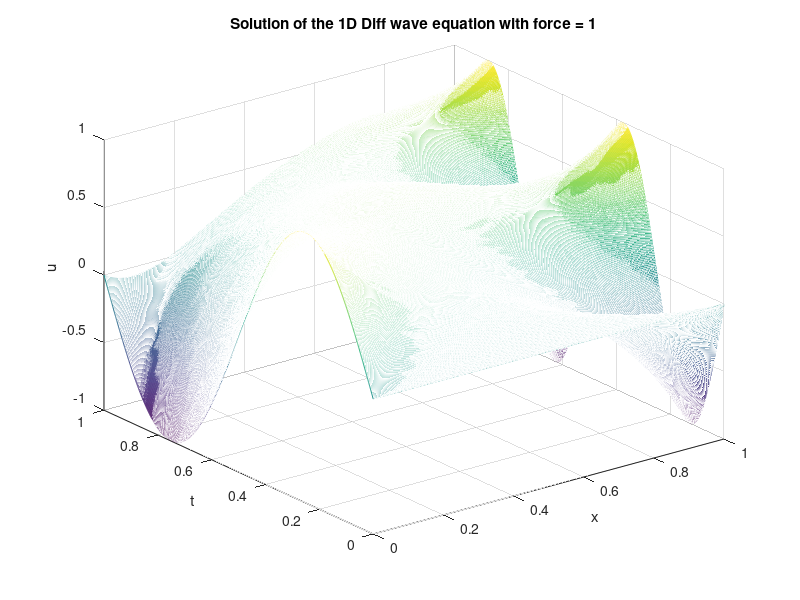
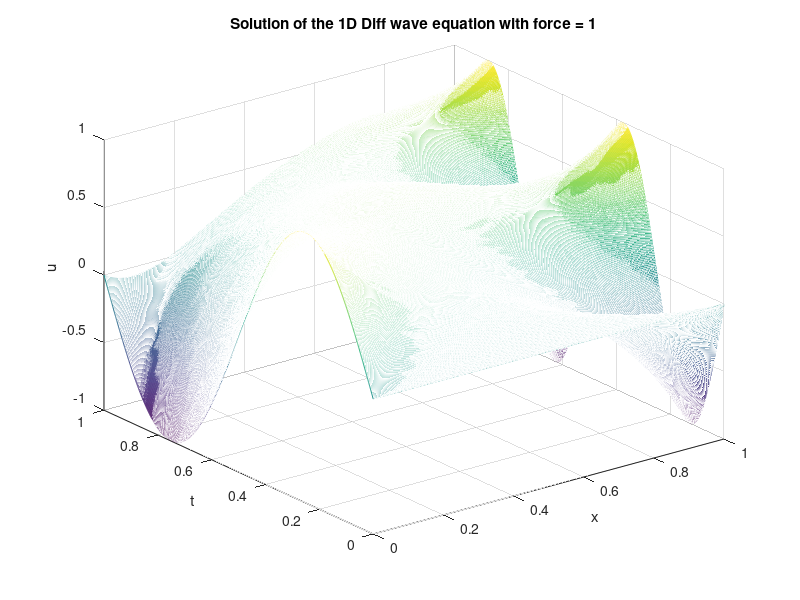
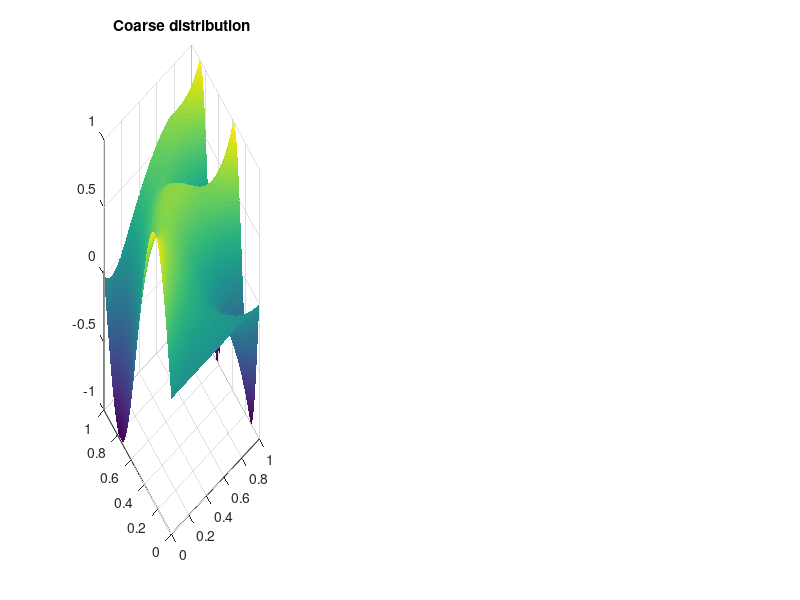

The MATLAB source for these figures, in order: (Note: this script raises an error after producing the figures.)
clear; close all; clc;

%% Global parameters
E = 1;
S = 1;
if_force = 1;
alpha = 5;

%% Grid definition

L = 1.0; % length of the domain
T = 1.0; % final time
nx = 1000; % number of grid points
nt = 1000; % number of time steps

lx0 = 0.0; % left boundary
lt0 = 0.0; % initial time
xf  = linspace(0,T,nx);    % fine discretisation
xc  = linspace(0,T,nx/10); % coarse discretisation
tf  = linspace(0,T,nt);     % fine discretisation
tc  = linspace(0,T,nt/10);

dx = L/(nx-1); % grid spacing
dt = T/(nt-1); % time step

Ix = sparse(nx, nx);
It = sparse(nt, nt);

%%%%%%%%%%%%%%%%%%%%%%%%%%%%%%%%%%%%%%%%%%%%%%%%%%%%%%%%%%%%%%
%% Time steps
lx = lx0:dx:L; % grid points
lt = lt0:dt:T; % time points

%% Matrix initialization
f = sparse(nx, nt); % force matrix 
K = sparse(nx, nx); % stiffness matrix
u = sparse(nx, nt); % solution matrix

%% discrete initial condition
ud0d = sin(2*pi*lt)/T; % initial condition
udLd = -sin(4*pi*lt)/T; % boundary condition

%% discrete force
if if_force==1
    %f = (1e3 * (sin(3*pi*lt)/T)' * (sin(5*pi*lx)/L))';
    [mesh_x_f,mesh_t_f] = meshgrid(tf,xf);
    [mesh_x_g,mesh_t_g] = meshgrid(tc,xc);
    fg = 10*rand(nt/10,nx/10);
    f = interp2(mesh_x_g,mesh_t_g,fg,mesh_x_f,mesh_t_f,'spline');
end
%%%%%%%%%%%%%%%%%%%%%%%%%%%%%%%%%%%%%%%%%%%%%%%%%%%%%%%%%%%%%%

%% Constructing the Identities for Assembly

mx = dx/6*[2 1; 1 2];
mt = dt/6*[2 1; 1 2];

for i = 1:nx-1
    Ix(i:i+1, i:i+1) = Ix(i:i+1, i:i+1) + mx;
end
for i = 1:nt-1
    It(i:i+1, i:i+1) = It(i:i+1, i:i+1) + mt;
end

%%%%%%%%%%%%%%%%%%%%%%%%%%%%%%%%%%%%%%%%%%%%%%%%%%%%%%%%%%%%%%
%% Assembly of F, K and P

M = alpha*Ix;

F = Ix * f;
ke = 1/dx*[1 -1; -1 1];

for i = 1:nx-1
    K(i:i+1, i:i+1) = K(i:i+1, i:i+1) + ke;
end

P = K + M/dt;
%%%%%%%%%%%%%%%%%%%%%%%%%%%%%%%%%%%%%%%%%%%%%%%%%%%%%%%%%%%%%%
%% Refactoring the solution matrix
u(1, :) = ud0d;
u(end, :) = udLd;
dof_b = [1, nx];
dof_u = setdiff(1:nx, dof_b);
Puu = P(dof_u, dof_u);
Pub = P(dof_u, dof_b);
Pbu = P(dof_b, dof_u);
Pbb = P(dof_b, dof_b);
Muu = M(dof_u, dof_u);


Fu = F(dof_u, :);
for i=2:nt
    u(dof_u, i) = Puu\(Fu(:, i) + Muu *u(dof_u, i-1)/dt - Pub*u(dof_b, i));
end


figure
[lx_mesh, lt_mesh] = meshgrid(lx, lt);
mesh(lx_mesh, lt_mesh, u');
xlabel('x')
ylabel('t')
zlabel('u')
title(['Solution of the 1D Diff wave equation with force = ', num2str(if_force)]);
saveas(gcf, strcat('../Final Report/assets/TP2_ref_Dif_solution_', num2str(if_force), '.png'));
saveas(gcf, strcat('assets/TP2_ref_Dif_solution_', num2str(if_force), '.png'));

%%%%%%%%%%%%%%%%%%%%%%%%%%%%%%%%%%%%%%%%%%%%%%%%%%%%%%%%%%%%%%
% Plot collectively
figure(2)
subplot(1,3,1)
surf(lx_mesh,lt_mesh,u')
title("Coarse distribution")
shading interp

% Plot individual modes
figure(3)


%%%%%%%%%%%%%%%%%%%%%%%%%%%%%%%%%%%%%%%%%%%%%%%%%%%%%%%%%%%%%%
%% Reduction of the model PGD
[ucldot, D] = derivative(nt, u, It);
ucl = (1-lx/L)'*ud0d + (lx/L)'*udLd;
G = F - K*ucl - M*ucldot;

% Do SVD
[X,S,V] = svd(full(u));
U_SVD = zeros(nt,nx);


lambda = lt;
iter = 0;
W = zeros(nx, nt) + ucl;
nb_modes = 13;
error = zeros(1, nb_modes);
error_svd = zeros(1, nb_modes);
for i = 1:nb_modes
    er = 1;
    while er > 1e-3
        old_lambda = lambda;
        iter = iter + 1;
        intlambda = lambda * It * lambda';
        H = intlambda * K + (lambda*It*(D*lambda'))*Ix;
        J = lambda * It * G';
        Huu = H(dof_u, dof_u);
        Ju = J(dof_u);
        Lambda = zeros(nx, 1);
        Lambda(dof_u) = (Huu\Ju');
        Lambda = Lambda./ sqrt(Lambda'*K*Lambda);
        h = (Lambda' * G)';
        m = (Lambda' * Ix * Lambda);
        lambda(2:end) = (m*D(2:end, 2:end) + eye(size(D(2:end, 2:end))))\h(2:end);
        er = ((lambda - old_lambda)*It*(lambda - old_lambda)')/ intlambda;
    end
    G = G - K*Lambda*lambda;
    W = W + Lambda * lambda;
    
    % Do SVD
    U_SVD = X(:,1:i)*S(1:i,1:i)*V(:,1:i)';
    num_svd = zeros(nx, 1);

    num = zeros(nx, 1);
    den = zeros(nx, 1);
    for j=1:nx
        num(j) = (u(j, :) - W(j, :))*It*(u(j, :) - W(j, :))';
        den(j) = (u(j, :))*It*(u(j, :))';
        %SVD num
        num_svd(j) = (u(j, :) - U_SVD(j, :))*It*(u(j, :) - U_SVD(j, :))';
    end
    num = num'*Ix*num;
    den = den'*Ix*den;
    error(i) = num/den;
    %SVD error
    num_svd = num_svd'*Ix*num_svd;
    error_svd(i) = num_svd/den;
    figure(2)
    subplot(1,3,2)
    mesh(lx_mesh,lt_mesh,W');
    xlabel('x')
    ylabel('y')
    zlabel('U PGD')
    shading interp
    Title = ["Approximation with "+ i " mode(s)"];
    title(Title)
    figure(2)
    subplot(1,3,3);
    semilogy(real(error), 'r');
    hold on
    semilogy(real(error_svd), 'b');
    legend('PGD', 'SVD')
    xlabel('modes');
    ylabel('error');
    Title2 = ["Error with "+ i " mode(s)"];
    title(Title2)    
    pause(0.5)
    if i<10
        figure(3)
        subplot(3,3,i)
        mesh(lx_mesh,lt_mesh,(Lambda * lambda)');
    end
end

u_red = W;
figure(2)
fprintf('\nNumber of iterations: %d', iter);
fprintf('\n\nFinal error: %d', er);
saveas(gcf, strcat('../Final Report/assets/TP2_red_anim_solution_', num2str(if_force), '.png'));
saveas(gcf, strcat('assets/TP2_red_anim_solution_', num2str(if_force), '.png'));

% Plot the reduced modes
figure(3)
sgtitle('Modes of the reduced model')
saveas(gcf, strcat('assets/TP2_red_modes_', num2str(if_force), '.png'));
saveas(gcf, strcat('../Final Report/assets/TP2_red_modes_', num2str(if_force), '.png'));


%% Cost = no.modes * n_iter * cost
figure(4)
[lx_mesh, lt_mesh] = meshgrid(lx, lt);
mesh(lx_mesh, lt_mesh, u_red');
xlabel('x')
ylabel('t')
zlabel('u')
title(['Reduced Solution of the 1D wave equation with force = ', num2str(if_force)]);
saveas(gcf, strcat('../Final Report/assets/TP2_red_solution_', num2str(if_force), '.png'));
saveas(gcf, strcat('assets/TP2_red_solution_', num2str(if_force), '.png'));
